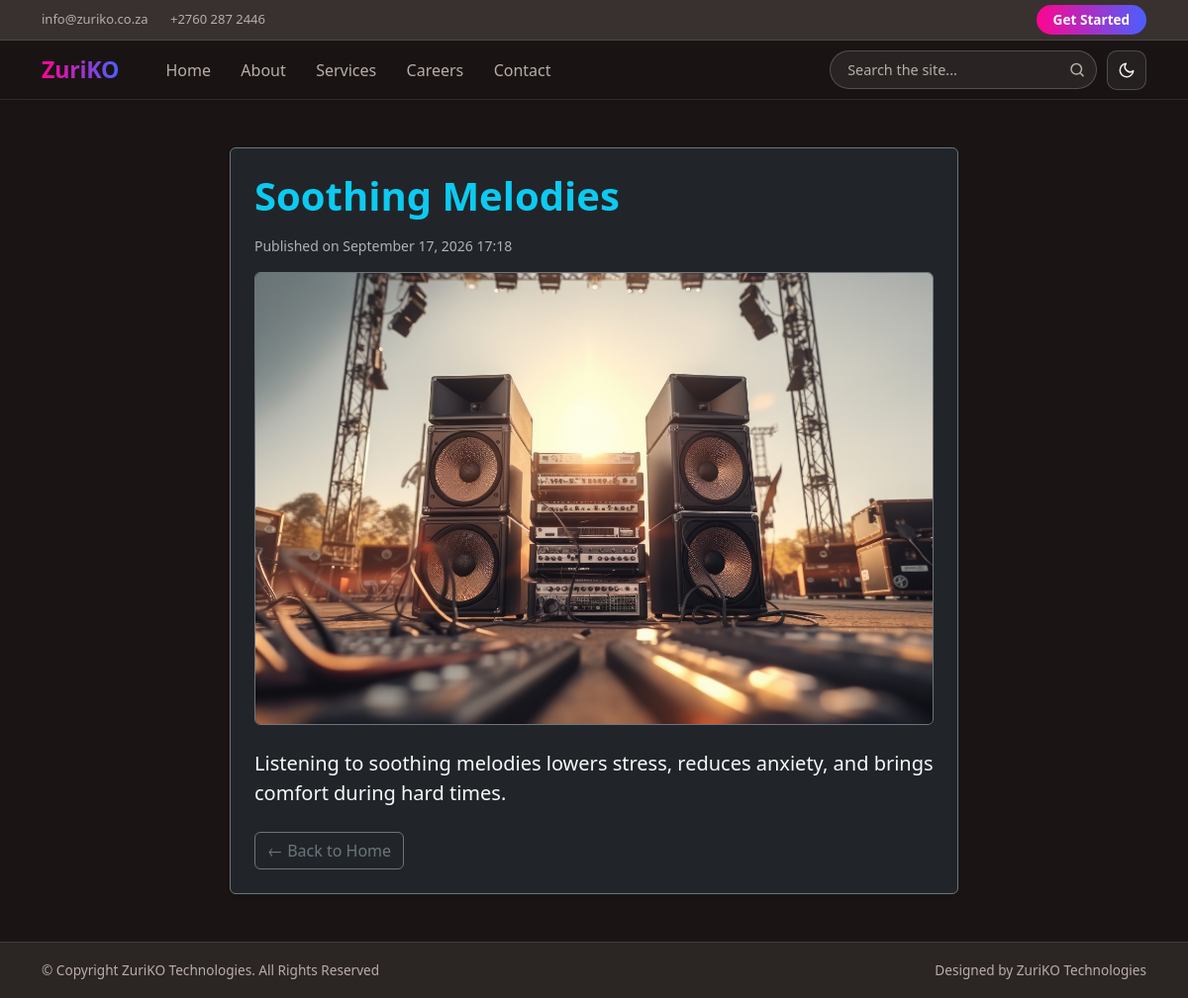
Before: /item/1/ with the older database file.
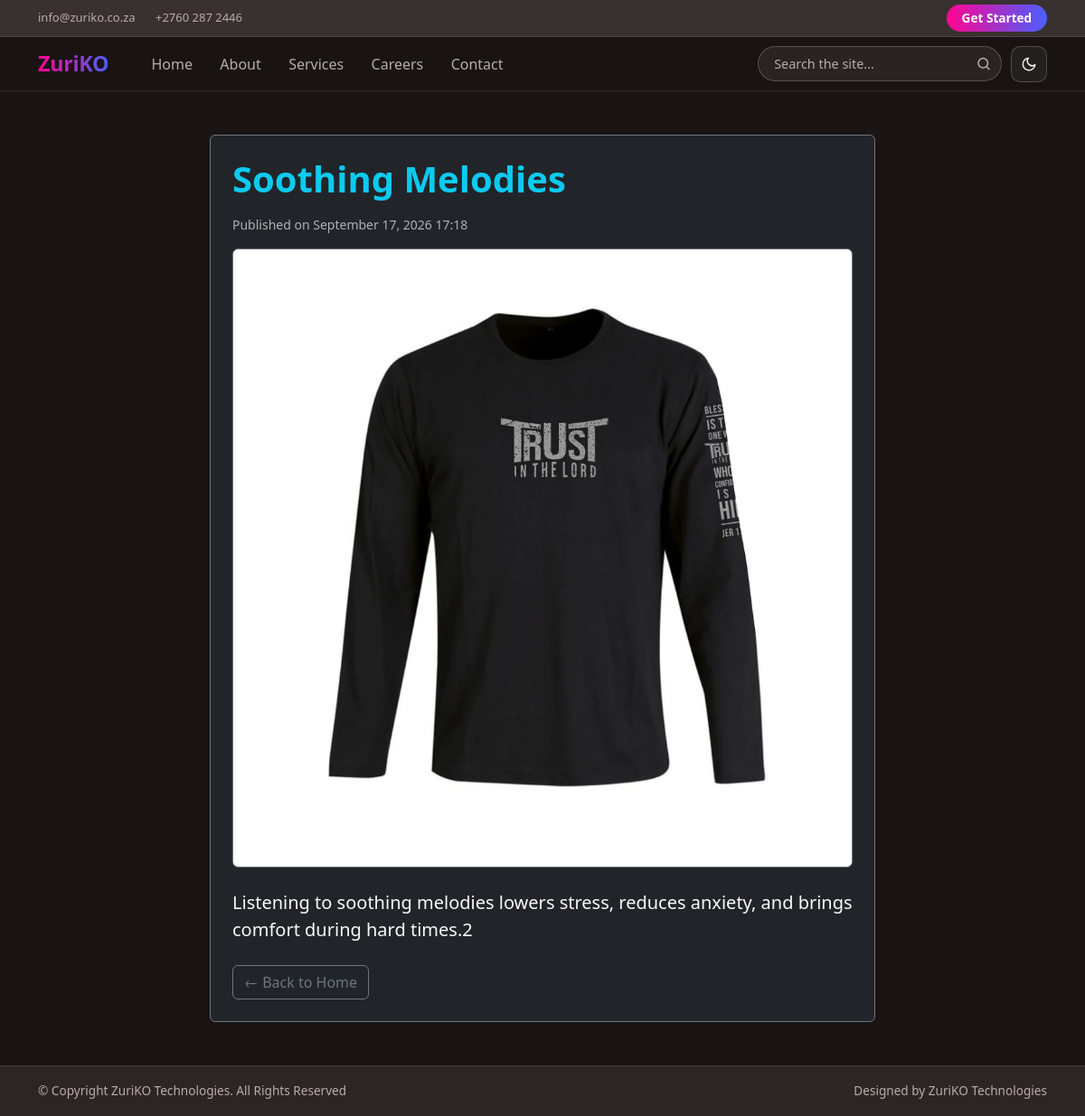
After: the same page with the newer database file.
### dashboard/models.py (models this page shows, shortened)
class Record(models.Model):
    title = models.CharField(max_length=100)
    description = models.TextField()
    image = models.ImageField(upload_to='images/', blank=True, null=True)
    show_in_gallery = models.BooleanField(
        default=True,
        help_text="Show this image in the About page gallery. Untick for logos and backgrounds.",
    )
    created_at = models.DateTimeField(auto_now_add=True)

### dashboard/views.py (the view)
# urls.py: path('item/<int:pk>/', record_detail_view, name='record_detail'),
def record_detail_view(request, pk):
    record = get_object_or_404(Record, pk=pk)
    return render(request, 'dashboard/record_detail.html', {'record': record})

### dashboard/content.py (called while the page is built)
def block_config(page, key):
    cfg = PAGES.get(page)
    if not cfg:
        return None
    for block in cfg['blocks']:
        if block['key'] == key:
            return block
    return None

def default_for(page, key):
    block = block_config(page, key)
    return block['default'] if block else ''

### dashboard/templatetags/content_tags.py (called while the page is built)
def _overrides_for(context, page):
    request = context.get('request')
    cache = None
    if request is not None:
        cache = getattr(request, '_content_block_cache', None)
        if cache is None:
            cache = request._content_block_cache = {}
        if page in cache:
            return cache[page]
    try:
        data = dict(ContentBlock.objects.filter(page=page).values_list('key', 'value'))
    except DatabaseError:
        data = {}
    if cache is not None:
        cache[page] = data
    return data

@register.simple_tag(takes_context=True)
def page_text(context, page, key):
    value = _overrides_for(context, page).get(key)
    if value is None or value == '':
        return default_for(page, key)
    return value

### templates/dashboard/record_detail.html (shortened to what this page needs)
{% extends 'base.html' %}
{% block content %}
<div class="row justify-content-center my-5">
    <div class="col-md-8">
        <div class="card bg-dark text-light border-secondary p-4 shadow-sm">
            <h1 class="fw-bold text-info mb-3">{{ record.title }}</h1>
            <p class="text-muted small">Published on {{ record.created_at|date:"F d, Y H:i" }}</p>
            {% if record.image %}
                <div class="mb-4">
                    <img src="{{ record.image.url }}" class="img-fluid rounded border border-secondary" alt="{{ record.title }}">
                </div>
            {% endif %}
            <div class="card-text fs-5 text-light mb-4" style="white-space: pre-wrap;">{{ record.description }}</div>
            <div class="d-flex justify-content-between">
                <a href="{% url 'home' %}" class="btn btn-outline-secondary">&larr; Back to Home</a>
            </div>
        </div>
    </div>
</div>
{% endblock %}

Changed rows visible on the page:
changed Record "Soothing Melodies": image: a different picture; description "Listening to soothing melodies lowers stress, reduces anxiety, and brings comfort during hard times." → "Listening to soothing melodies lowers stress, reduces anxiety, and brings comfort during hard times.2"
